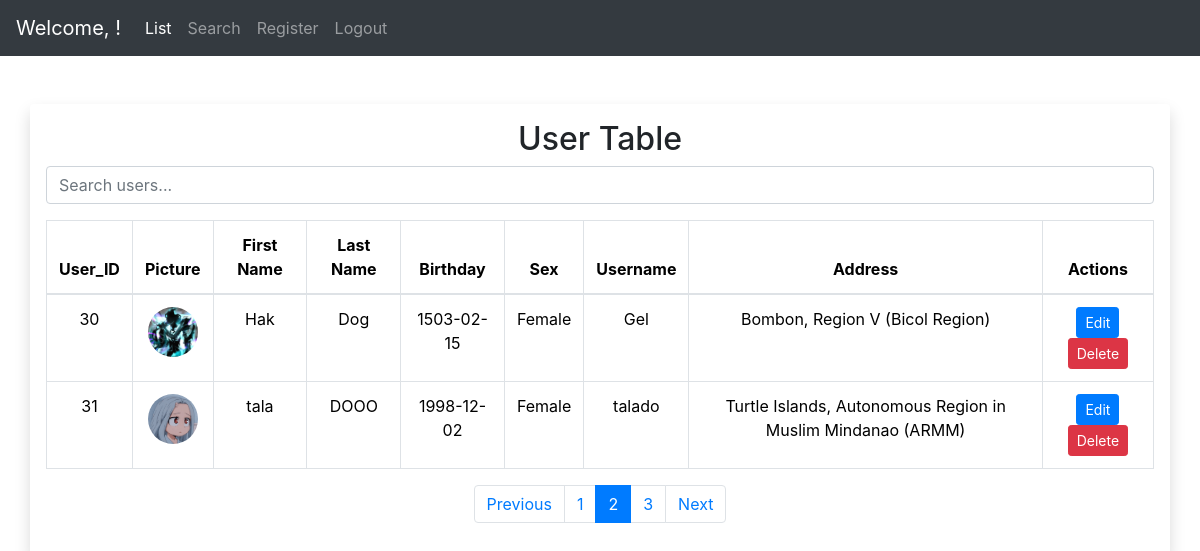
/livesearch.php?page=2, run on the app's committed database.
### tables this page shows
CREATE TABLE `users` (
  `user_id` int(11) NOT NULL,
  `user` varchar(225) NOT NULL,
  `password` varchar(225) NOT NULL,
  `firstname` varchar(225) NOT NULL,
  `lastname` varchar(225) NOT NULL,
  `birthday` date NOT NULL DEFAULT current_timestamp(),
  `gender` varchar(225) NOT NULL,
  `user_profile_picture` varchar(255) NOT NULL,
  `email` varchar(255) NOT NULL,
  `account_type` int(1) NOT NULL DEFAULT 1
);

### livesearch.php (the view, shortened to what this page needs)
<?php
$con = new database();
$html = '';
try {
    $connection = $con->opencon();
    $recordsPerPage = 2;
    $currentPage = isset($_GET['page']) ? (int)$_GET['page'] : 1;
    $offset = ($currentPage - 1) * $recordsPerPage;
    $totalQuery = $connection->prepare("SELECT COUNT(*) AS total FROM users");
    $totalQuery->execute();
    $totalRecords = $totalQuery->fetch(PDO::FETCH_ASSOC)['total'];
    $totalPages = ceil($totalRecords / $recordsPerPage);
    $query = $connection->prepare("SELECT users.user_id, users.firstname, users.lastname, users.birthday, users.gender, users.user, users.user_profile_picture, CONCAT(address.city, ', ', address.province) AS address FROM users INNER JOIN address ON users.user_id = address.user_id LIMIT :offset, :recordsPerPage");
    $query->bindParam(':offset', $offset, PDO::PARAM_INT);
    $query->bindParam(':recordsPerPage', $recordsPerPage, PDO::PARAM_INT);
    $query->execute();
    $users = $query->fetchAll(PDO::FETCH_ASSOC);
    foreach ($users as $user) {
        $html .= '<tr>';
        $html .= '<td>' . $user['user_id'] . '</td>';
        $html .= '<td><img src="' . htmlspecialchars($user['user_profile_picture']) . '" alt="Profile Picture" style="width: 50px; height: 50px; border-radius: 50%;"></td>';
        $html .= '<td>' . $user['firstname'] . '</td>';
        $html .= '<td>' . $user['lastname'] . '</td>';
        $html .= '<td>' . $user['birthday'] . '</td>';
        $html .= '<td>' . $user['gender'] . '</td>';
        $html .= '<td>' . $user['user'] . '</td>';
        $html .= '<td>' . $user['address'] . '</td>';
        $html .= '<td>';
        $html .= '<form action="update.php" method="post" style="display: inline;">';
        $html .= '<input type="hidden" name="id" value="' . $user['user_id'] . '">';
        $html .= '<button type="submit" class="btn btn-primary btn-sm">Edit</button>';
        $html .= '</form>';
        $html .= '<form method="POST" style="display: inline;">';
        $html .= '<input type="hidden" name="id" value="' . $user['user_id'] . '">';
        $html .= '<input type="submit" name="delete" class="btn btn-danger btn-sm" value="Delete" onclick="return confirm(\'Are you sure you want to delete this user?\')">';
        $html .= '</form>';
        $html .= '</td>';
        $html .= '</tr>';
    }
    $paginationHtml = '';
    if ($totalPages > 1) {
        $paginationHtml .= '<nav><ul class="pagination justify-content-center">';
        if ($currentPage > 1) {
            $paginationHtml .= '<li class="page-item"><a class="page-link" href="?page=' . ($currentPage - 1) . '">Previous</a></li>';
        }
        for ($i = 1; $i <= $totalPages; $i++) {
            $active = $i == $currentPage ? ' active' : '';
            $paginationHtml .= '<li class="page-item' . $active . '"><a class="page-link" href="?page=' . $i . '">' . $i . '</a></li>';
        }
        if ($currentPage < $totalPages) {
            $paginationHtml .= '<li class="page-item"><a class="page-link" href="?page=' . ($currentPage + 1) . '">Next</a></li>';
        }
        $paginationHtml .= '</ul></nav>';
    }
} catch (PDOException $e) {
    echo json_encode(['error' => $e->getMessage()]);
}
?>
<!DOCTYPE html>
<html lang="en">
<head>
  <link rel="stylesheet" href="./bootstrap-5.3.3-dist/css/bootstrap.css">
  <link href="https://stackpath.bootstrapcdn.com/bootstrap/4.5.2/css/bootstrap.min.css" rel="stylesheet">
  <link rel="stylesheet" href="https://cdnjs.cloudflare.com/ajax/libs/font-awesome/5.15.4/css/all.min.css">
  <link rel="stylesheet" href="includes/style.css?v=<?php echo time(); ?>">
</head>
<body>
<?php include('includes/navbar.php'); ?>
<div class="container user-info rounded shadow p-3 my-5">
    <h2 class="text-center mb-2">User Table</h2>
    <div class="mb-3">
        <input type="text" id="search" class="form-control" placeholder="Search users...">
    </div>
    <div class="table-responsive text-center">
        <table class="table table-bordered">
            <thead>
                <tr>
                    <th>User_ID</th>
                    <th>Picture</th>
                    <th>First Name</th>
                    <th>Last Name</th>
                    <th>Birthday</th>
                    <th>Sex</th>
                    <th>Username</th>
                    <th>Address</th>
                    <th>Actions</th>
                </tr>
            </thead>
            <tbody id="userTableBody">
                <?php echo $html; ?>
            </tbody>
        </table>
    </div>
    <?php echo $paginationHtml; ?>
</div>
</body>
</html>

### data on the page
users: user_id "30", user_profile_picture (picture), firstname "Hak", lastname "Dog", birthday "1503-02-15", gender "Female", user "Gel", address "Bombon, Region V (Bicol Region)"
users: user_id "31", user_profile_picture (picture), firstname "tala", lastname "DOOO", birthday "1998-12-02", gender "Female", user "talado", address "Turtle Islands, Autonomous Region in Muslim Mindanao (ARMM)"
